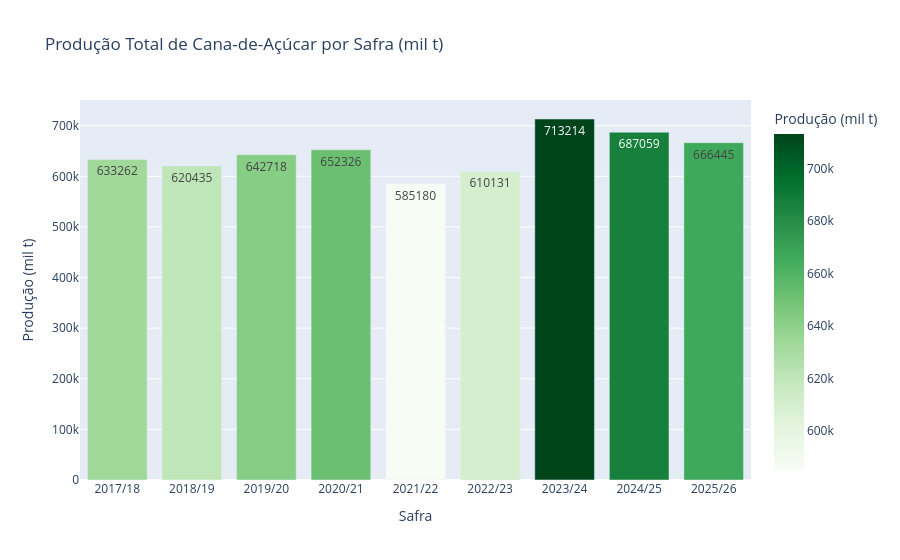

The cell this chart's notebook holds for it:
### Markdown cell above
## 1. Produção total por safra

### Code cell
prod_safra = df.groupby('ano_agricola')['producao_mil_t'].sum().reset_index()

fig = px.bar(
    prod_safra, x='ano_agricola', y='producao_mil_t',
    title='Produção Total de Cana-de-Açúcar por Safra (mil t)',
    labels={'ano_agricola':'Safra','producao_mil_t':'Produção (mil t)'},
    color='producao_mil_t', color_continuous_scale='Greens',
    text_auto='.0f'
)
fig.update_layout(showlegend=False)
fig.show()

### Figure 1 — Plotly figure (JSON) as saved in the notebook; plotly's stock layout.template omitted (floating-point values rounded to 4 significant figures)
{"data": [{"hovertemplate": "Safra=%{x}<br>Produção (mil t)=%{marker.color}<extra></extra>", "legendgroup": "", "marker": {"color": [633300.0, 620400.0, 642700.0, 652300.0, 585200.0, 610100.0, 713200.0, 687100.0, 666400.0], "coloraxis": "coloraxis", "pattern": {"shape": ""}}, "name": "", "orientation": "v", "showlegend": false, "textposition": "auto", "texttemplate": "%{y:.0f}", "type": "bar", "x": ["2017/18", "2018/19", "2019/20", "2020/21", "2021/22", "2022/23", "2023/24", "2024/25", "2025/26"], "xaxis": "x", "y": [633300.0, 620400.0, 642700.0, 652300.0, 585200.0, 610100.0, 713200.0, 687100.0, 666400.0], "yaxis": "y"}], "layout": {"barmode": "relative", "coloraxis": {"colorbar": {"title": {"text": "Produção (mil t)"}}, "colorscale": [[0, "rgb(247,252,245)"], [0.125, "rgb(229,245,224)"], [0.25, "rgb(199,233,192)"], [0.375, "rgb(161,217,155)"], [0.5, "rgb(116,196,118)"], [0.625, "rgb(65,171,93)"], [0.75, "rgb(35,139,69)"], [0.875, "rgb(0,109,44)"], [1, "rgb(0,68,27)"]]}, "legend": {"tracegroupgap": 0}, "showlegend": false, "title": {"text": "Produção Total de Cana-de-Açúcar por Safra (mil t)"}, "xaxis": {"anchor": "y", "domain": [0, 1], "title": {"text": "Safra"}}, "yaxis": {"anchor": "x", "domain": [0, 1], "title": {"text": "Produção (mil t)"}}}}
